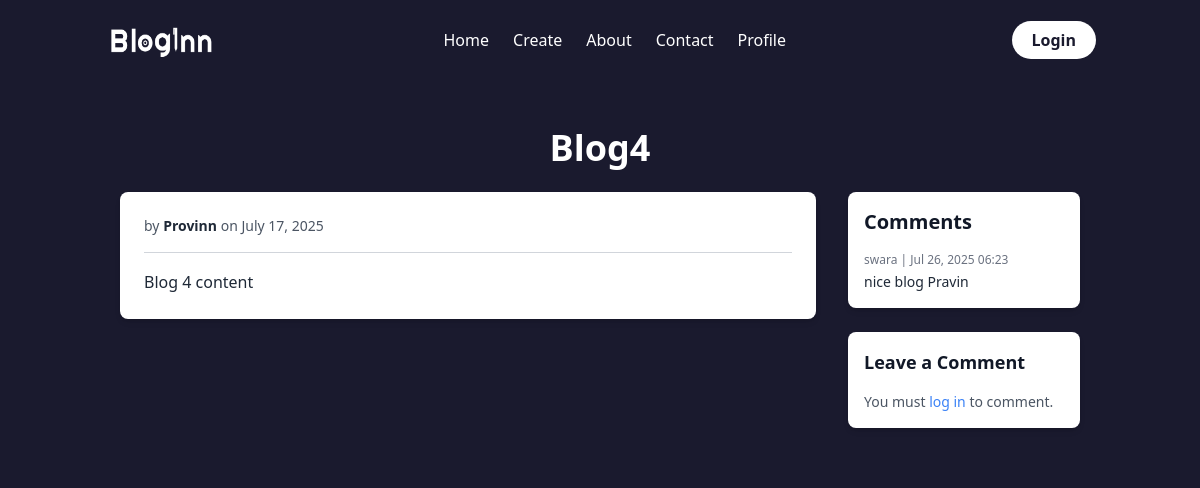
The app's page /post/4/ with its own data.
### blog/models.py (models this page shows, shortened)
class Post(models.Model):
    title=models.CharField(max_length=100)
    content=models.TextField()
    date_posted=models.DateTimeField(default=timezone.now)
    author=models.ForeignKey(User,on_delete=models.CASCADE)
    image=models.ImageField(default="background.jpg",upload_to='blog')
    liked_users = models.ManyToManyField(User, through='Like', related_name='liked_posts')

class Comment(models.Model):
    post=models.ForeignKey(Post,on_delete=models.CASCADE)
    sender=models.ForeignKey(User,on_delete=models.CASCADE)
    content=models.TextField(max_length=200)
    created_at=models.DateTimeField(default=timezone.now)

### blog/views.py (the view)
# urls.py: path("post/<int:pk>/",PostDetailView.as_view(),name="post-detail"),
class PostDetailView(DetailView):
    model=Post
    template_name='blog/post_detail.html'
    context_object_name='post'
    def get_context_data(self,**kwargs):
        context=super().get_context_data(**kwargs)
        post=self.get_object()
        context['comment']=post.comment_set.all().order_by('-created_at')
        context['form']=commentForm()
        context['request']=self.request
        return context
    def post(self,request,*args,**kwargs):
        self.object=self.get_object()
        post=self.object
        form=commentForm(request.POST)
        if request.user.is_authenticated:
            if form.is_valid():
                comment=form.save(commit=False)
                comment.post=post
                comment.sender=request.user
                comment.save()
                Notification.objects.create(
                    blog=post,
                    sender=request.user,
                    receiver=post.author,
                    type='Comment',
                    message=f"{request.user.username} Commented on your post: {post.title} | Comment:{comment.content}",
                    action_url=f'/post/{post.id}/'
                )
                return redirect('post-detail',pk=self.object.pk)
            return redirect('login')

### blog/templates/blog/post_detail.html (shortened to what this page needs)
{% extends "blog/base.html" %}
{% block content %}
<div class="container mx-auto px-4 py-8">
    <h2 class="text-3xl sm:text-4xl font-bold mb-6 text-white-900 text-center">{{ object.title }}</h2>
    <div class="flex flex-col md:flex-row gap-8">
        <div class="md:w-3/4 mb-4 md:mb-0">
            <div class="bg-white p-6 rounded-lg shadow-md">
                <p class="text-sm text-gray-600 mb-4">by <span class="font-semibold text-gray-800">{{ object.author }}</span> on {{ object.date_posted|date:"F d, Y" }}</p>
                <hr class="my-4 border-t border-gray-300">
                <div class="prose max-w-none text-gray-800 leading-relaxed">
                    {{ object.content|safe }}
                </div>
            </div>
        </div>
        <div class="md:w-1/4 flex flex-col">
            <div class="bg-white rounded-lg shadow-md p-4 mb-6 flex-grow overflow-y-auto max-h-[300px]">
                <h5 class="text-xl font-semibold mb-4 text-gray-900">Comments</h5>
                {% if comment %}
                    <div class="space-y-4">
                        {% for com in comment %}
                            <div class="border-b border-gray-200 pb-3 last:border-b-0 last:pb-0">
                                <div class="flex items-center justify-between mb-1">
                                    <small class="text-xs text-gray-500">{{ com.sender.username }} | {{ com.created_at|date:"M d, Y H:i" }}</small>
                                </div>
                                <p class="text-sm text-gray-800">{{ com.content }}</p>
                            </div>
                        {% endfor %}
                    </div>
                {% else %}
                    <p class="text-gray-500 text-sm">No comments yet.</p>
                {% endif %}
            </div>
            <div class="bg-white rounded-lg shadow-md p-4 mt-auto">
                <h6 class="text-lg font-semibold mb-4 text-gray-900">Leave a Comment</h6>
                {% if user.is_authenticated %}
                    <form method="POST" class="flex flex-col space-y-3">
                        {% csrf_token %}
                        <div>
                            {{ form.content }}
                        </div>
                        <button type="submit"
                                class="bg-blue-600 hover:bg-blue-700 text-white font-bold py-2 px-4 rounded transition-colors duration-200 self-end">
                            Post
                        </button>
                    </form>
                {% else %}
                    <p class="text-gray-600 text-sm">You must <a href="{% url 'login' %}" class="text-blue-500 hover:underline">log in</a> to comment.</p>
                {% endif %}
            </div>
        </div>
    </div>
</div>
{% endblock %}

### records on screen
Post: title "Blog4", author "Provinn", date_posted "July 17, 2025", content "Blog 4 content"
Comment: sender.username "swara", created_at "Jul 26, 2025 06:23", content "nice blog Pravin"
